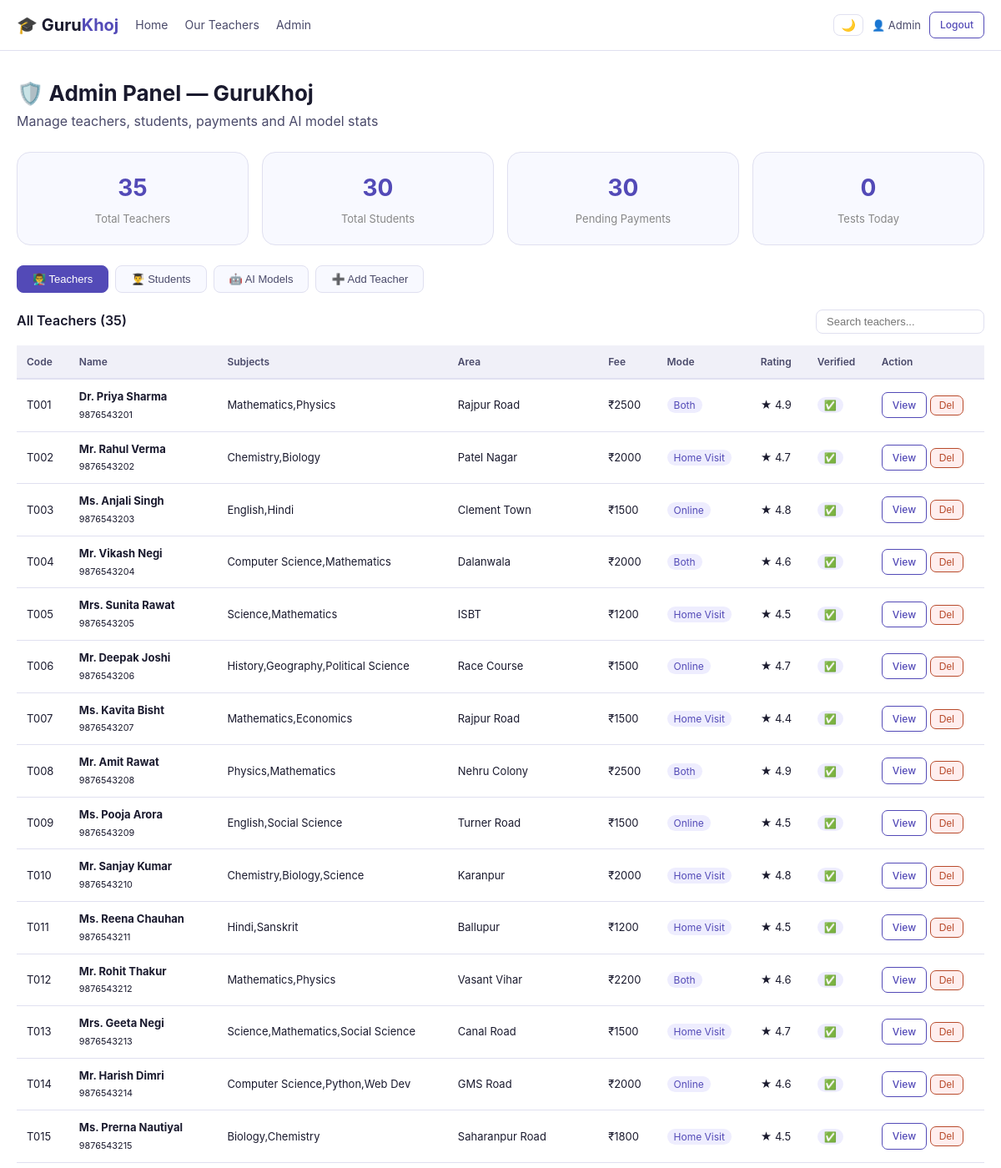
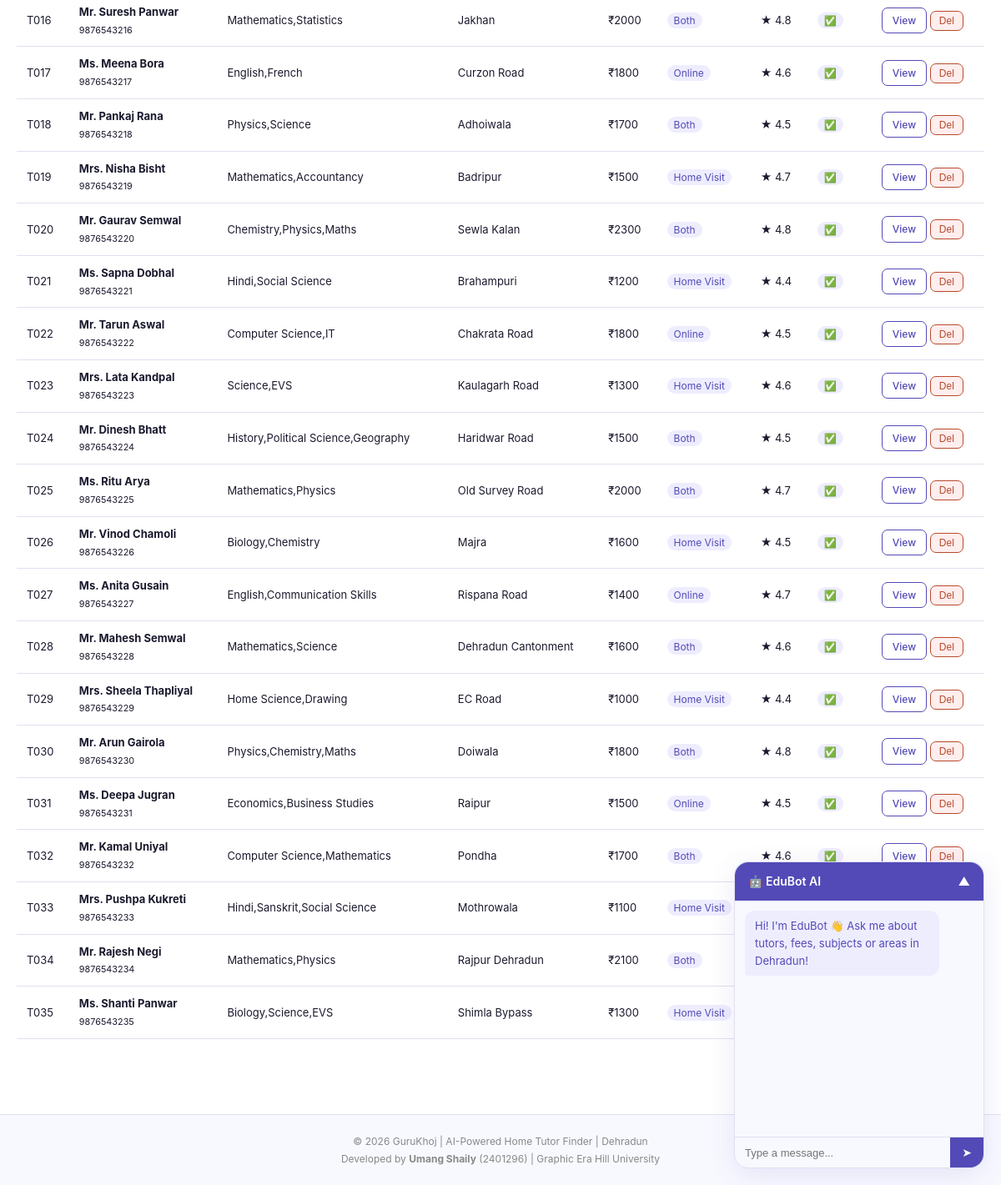
The page /admin (signed in) on the database its author committed (2 pictures, top to bottom).
### tables this page shows
CREATE TABLE teachers (
        id INTEGER PRIMARY KEY AUTOINCREMENT,
        teacher_code TEXT UNIQUE,
        full_name TEXT NOT NULL,
        email TEXT,
        phone TEXT,
        subjects TEXT,
        area TEXT,
        city TEXT DEFAULT 'Dehradun',
        teaching_mode TEXT DEFAULT 'Both',
        monthly_fee INTEGER DEFAULT 1500,
        experience_years INTEGER DEFAULT 2,
        education TEXT,
        about TEXT,
        rating REAL DEFAULT 4.5,
        total_reviews INTEGER DEFAULT 0,
        classes_taught TEXT DEFAULT 'Class 6-12',
        is_available INTEGER DEFAULT 1,
        is_verified INTEGER DEFAULT 1,
        photo TEXT DEFAULT '',
        created_at TIMESTAMP DEFAULT CURRENT_TIMESTAMP
    );

### app.py (the view)
@app.route("/admin")
def admin():
    if session.get("role") != "admin":
        return redirect("/login")
    conn = get_db()
    teachers = [dict(r) for r in conn.execute("SELECT * FROM teachers ORDER BY id").fetchall()]
    students = [dict(r) for r in conn.execute("SELECT * FROM students ORDER BY id").fetchall()]
    stats = {
        "teachers": conn.execute("SELECT COUNT(*) FROM teachers").fetchone()[0],
        "students": conn.execute("SELECT COUNT(*) FROM students").fetchone()[0],
        "pending_payments": conn.execute("SELECT COUNT(*) FROM payments WHERE status='Pending'").fetchone()[0],
        "tests_today": conn.execute("SELECT COUNT(*) FROM tests WHERE test_date=date('now')").fetchone()[0],
    }
    conn.close()
    return render_template("admin.html", teachers=teachers, students=students, stats=stats)

### app.py (called while the page is built)
def get_db():
    conn = sqlite3.connect(DB)
    conn.row_factory = sqlite3.Row
    return conn

### templates/admin.html (shortened to what this page needs)
{% extends "base.html" %}
{% block content %}
<div class="dashboard-page">
  <div class="dash-header">
    <h1>🛡️ Admin Panel — GuruKhoj</h1>
    <p>Manage teachers, students, payments and AI model stats</p>
  </div>
  <div class="dash-stats">
    <div class="stat-card"><div class="stat-num">{{ stats.teachers }}</div><div class="stat-label">Total Teachers</div></div>
    <div class="stat-card"><div class="stat-num">{{ stats.students }}</div><div class="stat-label">Total Students</div></div>
    <div class="stat-card"><div class="stat-num">{{ stats.pending_payments }}</div><div class="stat-label">Pending Payments</div></div>
    <div class="stat-card"><div class="stat-num">{{ stats.tests_today }}</div><div class="stat-label">Tests Today</div></div>
  </div>
  <div class="admin-tabs">
    <button class="tab-btn active" onclick="showTab('teachers')">👨‍🏫 Teachers</button>
    <button class="tab-btn" onclick="showTab('students')">👨‍🎓 Students</button>
    <button class="tab-btn" onclick="showTab('aimodels')">🤖 AI Models</button>
    <button class="tab-btn" onclick="showTab('addteacher')">➕ Add Teacher</button>
  </div>
  <div id="tab-teachers" class="tab-content active">
    <div class="tab-header"><h3>All Teachers ({{ teachers|length }})</h3>
      <input type="text" placeholder="Search teachers..." oninput="filterTable(this,'teacherTable')" class="search-input-sm">
    </div>
    <div class="table-wrap">
    <table class="data-table" id="teacherTable">
      <thead><tr><th>Code</th><th>Name</th><th>Subjects</th><th>Area</th><th>Fee</th><th>Mode</th><th>Rating</th><th>Verified</th><th>Action</th></tr></thead>
      <tbody>
        {% for t in teachers %}
        <tr>
          <td>{{ t.teacher_code }}</td>
          <td><strong>{{ t.full_name }}</strong><br><small>{{ t.phone }}</small></td>
          <td>{{ t.subjects }}</td>
          <td>{{ t.area }}</td>
          <td>₹{{ t.monthly_fee }}</td>
          <td><span class="mode-pill">{{ t.teaching_mode }}</span></td>
          <td>★ {{ t.rating }}</td>
          <td>{% if t.is_verified %}<span class="verified-pill">✅</span>{% else %}<span style="color:#B84A2B">❌</span>{% endif %}</td>
          <td>
            <a href="/teacher/{{ t.teacher_code }}" class="btn-sm btn-outline">View</a>
            <button onclick="deleteTeacher({{ t.id }})" class="btn-sm btn-danger">Del</button>
          </td>
        </tr>
        {% endfor %}
      </tbody>
    </table>
    </div>
  </div>
</div>
{% endblock %}

### static/css/style.css (style rules this page uses)
:root { --bg: #ffffff; --bg2: #f8f9ff; --bg3: #f0f0f8; --text: #1a1a2e; --text2: #4a4a6a; --text-muted: #888; --border: #e0e0f0; --border2: #d0d0e8; --primary: #534AB7; --primary-dark: #3c3489; --primary-light: #EEEDFE; --success: #0C6B3B; --success-light: #E1F5EE; --warning: #BA7517; --warning-light: #FAEEDA; --danger: #B84A2B; --danger-light: #FAECE7; --accent: #534AB7; --radius: 10px; --radius-lg: 16px; --shadow: 0 2px 12px rgba(83,74,183,0.08); --shadow-lg: 0 8px 32px rgba(83,74,183,0.12); }
* { margin:0; padding:0; box-sizing:border-box; }
body { font-family: 'Inter', -apple-system, sans-serif; background:var(--bg); color:var(--text); line-height:1.6; }
a { color:inherit; text-decoration:none; }
.btn-outline { background:none; color:var(--primary); border:1.5px solid var(--primary); border-radius:var(--radius); padding:9px 18px; cursor:pointer; font-size:14px; font-weight:500; transition:all .2s; display:inline-block; }
.btn-sm { padding:5px 12px; font-size:12px; border-radius:7px; }
.btn-danger { background:#fee; color:var(--danger); border:1px solid var(--danger); border-radius:7px; padding:4px 10px; cursor:pointer; font-size:12px; }
.dashboard-page { max-width:1200px; margin:0 auto; padding:30px 20px; }
.dash-header { margin-bottom:24px; }
.dash-header h1 { font-size:26px; font-weight:700; }
.dash-header p { color:var(--text2); }
.dash-stats { display:grid; grid-template-columns:repeat(4,1fr); gap:16px; margin-bottom:24px; }
.stat-card { background:var(--bg2); border:1px solid var(--border); border-radius:var(--radius-lg); padding:20px; text-align:center; }
.stat-num { font-size:28px; font-weight:700; color:var(--primary); }
.stat-label { font-size:13px; color:var(--text-muted); margin-top:4px; }
.data-table { width:100%; border-collapse:collapse; font-size:13px; }
.data-table th { background:var(--bg3); padding:10px 12px; text-align:left; font-size:12px; font-weight:600; color:var(--text2); border-bottom:2px solid var(--border); }
.data-table td { padding:10px 12px; border-bottom:1px solid var(--border); }
.table-wrap { overflow-x:auto; }
.mode-pill, .verified-pill { background:var(--primary-light); color:var(--primary); padding:2px 8px; border-radius:12px; font-size:12px; }
.admin-tabs { display:flex; gap:8px; margin-bottom:20px; flex-wrap:wrap; }
.tab-btn { padding:8px 18px; border:1px solid var(--border); border-radius:8px; background:var(--bg2); color:var(--text2); cursor:pointer; font-size:13px; }
.tab-btn.active { background:var(--primary); color:#fff; border-color:var(--primary); }
.tab-content { display:none; }
.tab-content.active { display:block; }
.tab-header { display:flex; justify-content:space-between; align-items:center; margin-bottom:14px; }
.tab-header h3 { font-size:16px; font-weight:600; }
.search-input-sm { padding:6px 12px; border:1px solid var(--border); border-radius:8px; font-size:13px; background:var(--bg); color:var(--text); }

### rows shown on the page
teachers: teacher_code "T001", full_name "Dr. Priya Sharma", phone "9876543201", subjects "Mathematics,Physics", area "Rajpur Road", monthly_fee "2500", teaching_mode "Both", rating "4.9"
teachers: teacher_code "T002", full_name "Mr. Rahul Verma", phone "9876543202", subjects "Chemistry,Biology", area "Patel Nagar", monthly_fee "2000", teaching_mode "Home Visit", rating "4.7"
teachers: teacher_code "T003", full_name "Ms. Anjali Singh", phone "9876543203", subjects "English,Hindi", area "Clement Town", monthly_fee "1500", teaching_mode "Online", rating "4.8"
teachers: teacher_code "T004", full_name "Mr. Vikash Negi", phone "9876543204", subjects "Computer Science,Mathematics", area "Dalanwala", monthly_fee "2000", teaching_mode "Both", rating "4.6"
teachers: teacher_code "T005", full_name "Mrs. Sunita Rawat", phone "9876543205", subjects "Science,Mathematics", area "ISBT", monthly_fee "1200", teaching_mode "Home Visit", rating "4.5"
teachers: teacher_code "T006", full_name "Mr. Deepak Joshi", phone "9876543206", subjects "History,Geography,Political Science", area "Race Course", monthly_fee "1500", teaching_mode "Online", rating "4.7"
teachers: teacher_code "T007", full_name "Ms. Kavita Bisht", phone "9876543207", subjects "Mathematics,Economics", area "Rajpur Road", monthly_fee "1500", teaching_mode "Home Visit", rating "4.4"
teachers: teacher_code "T008", full_name "Mr. Amit Rawat", phone "9876543208", subjects "Physics,Mathematics", area "Nehru Colony", monthly_fee "2500", teaching_mode "Both", rating "4.9"
teachers: teacher_code "T009", full_name "Ms. Pooja Arora", phone "9876543209", subjects "English,Social Science", area "Turner Road", monthly_fee "1500", teaching_mode "Online", rating "4.5"
teachers: teacher_code "T010", full_name "Mr. Sanjay Kumar", phone "9876543210", subjects "Chemistry,Biology,Science", area "Karanpur", monthly_fee "2000", teaching_mode "Home Visit", rating "4.8"
teachers: teacher_code "T011", full_name "Ms. Reena Chauhan", phone "9876543211", subjects "Hindi,Sanskrit", area "Ballupur", monthly_fee "1200", teaching_mode "Home Visit", rating "4.5"
teachers: teacher_code "T012", full_name "Mr. Rohit Thakur", phone "9876543212", subjects "Mathematics,Physics", area "Vasant Vihar", monthly_fee "2200", teaching_mode "Both", rating "4.6"
teachers: teacher_code "T013", full_name "Mrs. Geeta Negi", phone "9876543213", subjects "Science,Mathematics,Social Science", area "Canal Road", monthly_fee "1500", teaching_mode "Home Visit", rating "4.7"
teachers: teacher_code "T014", full_name "Mr. Harish Dimri", phone "9876543214", subjects "Computer Science,Python,Web Dev", area "GMS Road", monthly_fee "2000", teaching_mode "Online", rating "4.6"
teachers: teacher_code "T015", full_name "Ms. Prerna Nautiyal", phone "9876543215", subjects "Biology,Chemistry", area "Saharanpur Road", monthly_fee "1800", teaching_mode "Home Visit", rating "4.5"
teachers: teacher_code "T016", full_name "Mr. Suresh Panwar", phone "9876543216", subjects "Mathematics,Statistics", area "Jakhan", monthly_fee "2000", teaching_mode "Both", rating "4.8"
teachers: teacher_code "T017", full_name "Ms. Meena Bora", phone "9876543217", subjects "English,French", area "Curzon Road", monthly_fee "1800", teaching_mode "Online", rating "4.6"
teachers: teacher_code "T018", full_name "Mr. Pankaj Rana", phone "9876543218", subjects "Physics,Science", area "Adhoiwala", monthly_fee "1700", teaching_mode "Both", rating "4.5"
teachers: teacher_code "T019", full_name "Mrs. Nisha Bisht", phone "9876543219", subjects "Mathematics,Accountancy", area "Badripur", monthly_fee "1500", teaching_mode "Home Visit", rating "4.7"
teachers: teacher_code "T020", full_name "Mr. Gaurav Semwal", phone "9876543220", subjects "Chemistry,Physics,Maths", area "Sewla Kalan", monthly_fee "2300", teaching_mode "Both", rating "4.8"
teachers: teacher_code "T021", full_name "Ms. Sapna Dobhal", phone "9876543221", subjects "Hindi,Social Science", area "Brahampuri", monthly_fee "1200", teaching_mode "Home Visit", rating "4.4"
teachers: teacher_code "T022", full_name "Mr. Tarun Aswal", phone "9876543222", subjects "Computer Science,IT", area "Chakrata Road", monthly_fee "1800", teaching_mode "Online", rating "4.5"
teachers: teacher_code "T023", full_name "Mrs. Lata Kandpal", phone "9876543223", subjects "Science,EVS", area "Kaulagarh Road", monthly_fee "1300", teaching_mode "Home Visit", rating "4.6"
teachers: teacher_code "T024", full_name "Mr. Dinesh Bhatt", phone "9876543224", subjects "History,Political Science,Geography", area "Haridwar Road", monthly_fee "1500", teaching_mode "Both", rating "4.5"
teachers: teacher_code "T025", full_name "Ms. Ritu Arya", phone "9876543225", subjects "Mathematics,Physics", area "Old Survey Road", monthly_fee "2000", teaching_mode "Both", rating "4.7"
teachers: teacher_code "T026", full_name "Mr. Vinod Chamoli", phone "9876543226", subjects "Biology,Chemistry", area "Majra", monthly_fee "1600", teaching_mode "Home Visit", rating "4.5"
teachers: teacher_code "T027", full_name "Ms. Anita Gusain", phone "9876543227", subjects "English,Communication Skills", area "Rispana Road", monthly_fee "1400", teaching_mode "Online", rating "4.7"
teachers: teacher_code "T028", full_name "Mr. Mahesh Semwal", phone "9876543228", subjects "Mathematics,Science", area "Dehradun Cantonment", monthly_fee "1600", teaching_mode "Both", rating "4.6"
teachers: teacher_code "T029", full_name "Mrs. Sheela Thapliyal", phone "9876543229", subjects "Home Science,Drawing", area "EC Road", monthly_fee "1000", teaching_mode "Home Visit", rating "4.4"
teachers: teacher_code "T030", full_name "Mr. Arun Gairola", phone "9876543230", subjects "Physics,Chemistry,Maths", area "Doiwala", monthly_fee "1800", teaching_mode "Both", rating "4.8"
teachers: teacher_code "T031", full_name "Ms. Deepa Jugran", phone "9876543231", subjects "Economics,Business Studies", area "Raipur", monthly_fee "1500", teaching_mode "Online", rating "4.5"
teachers: teacher_code "T032", full_name "Mr. Kamal Uniyal", phone "9876543232", subjects "Computer Science,Mathematics", area "Pondha", monthly_fee "1700", teaching_mode "Both", rating "4.6"
teachers: teacher_code "T033", full_name "Mrs. Pushpa Kukreti", phone "9876543233", subjects "Hindi,Sanskrit,Social Science", area "Mothrowala", monthly_fee "1100", teaching_mode "Home Visit"
teachers: teacher_code "T034", full_name "Mr. Rajesh Negi", phone "9876543234", subjects "Mathematics,Physics", area "Rajpur Dehradun", monthly_fee "2100", teaching_mode "Both"
teachers: teacher_code "T035", full_name "Ms. Shanti Panwar", phone "9876543235", subjects "Biology,Science,EVS", area "Shimla Bypass", monthly_fee "1300", teaching_mode "Home Visit"

### other values the page prints
{{ session.get('name','').split()[0] }} "Admin"
{{ stats.teachers }} "35"
{{ stats.students }} "30"
{{ stats.pending_payments }} "30"
{{ stats.tests_today }} "0"
{{ teachers|length }} "35"
